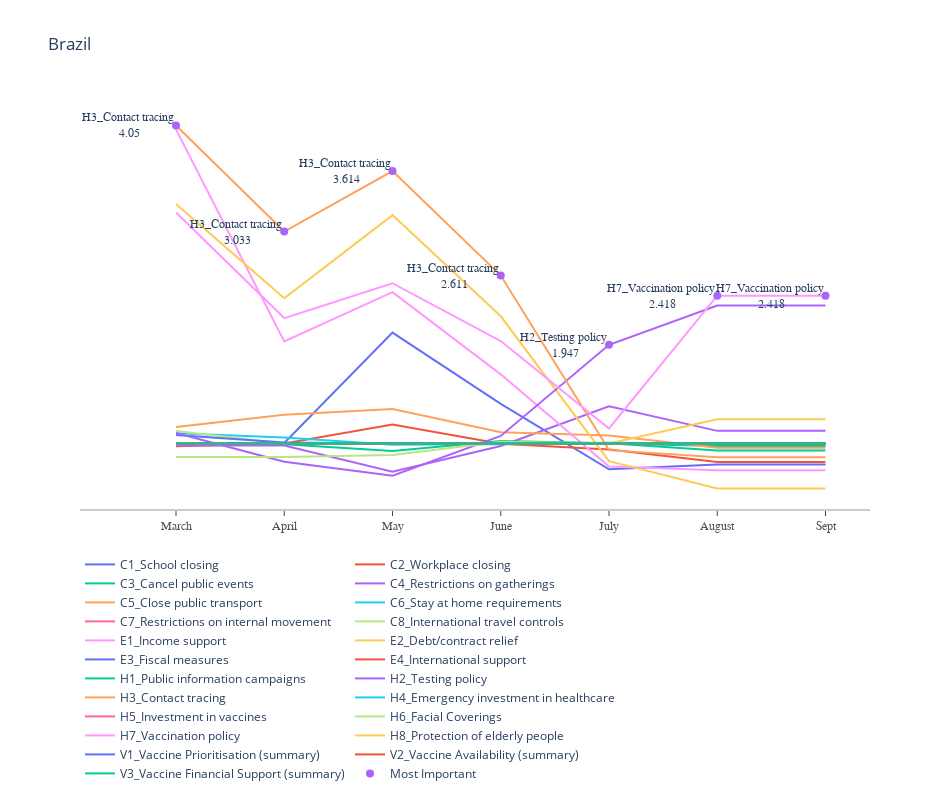
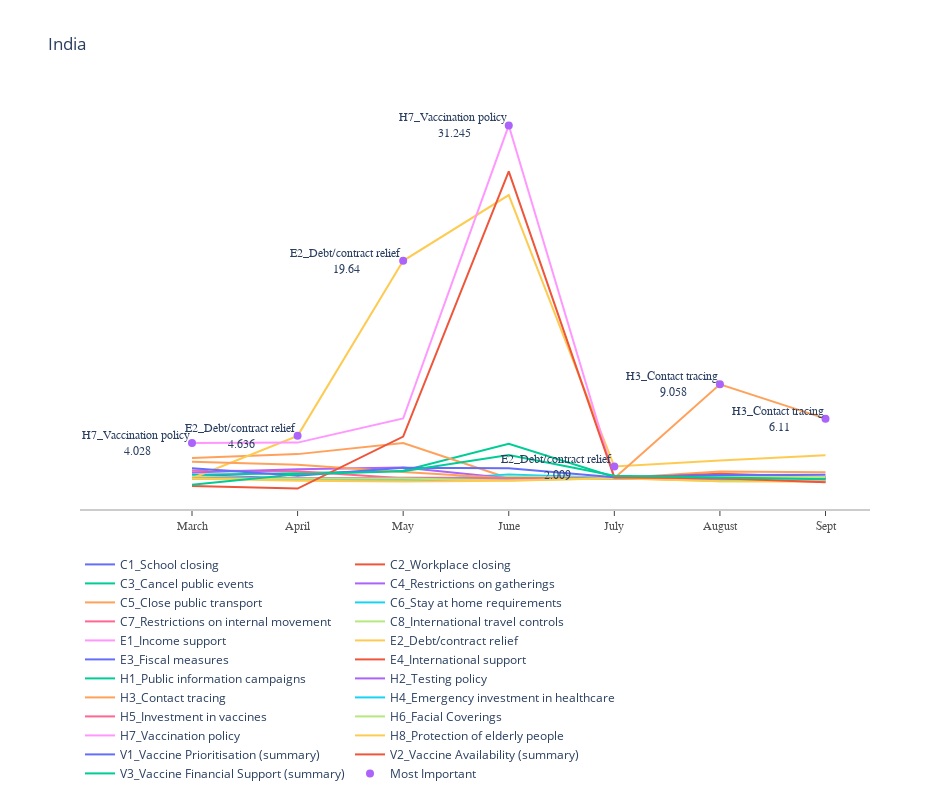
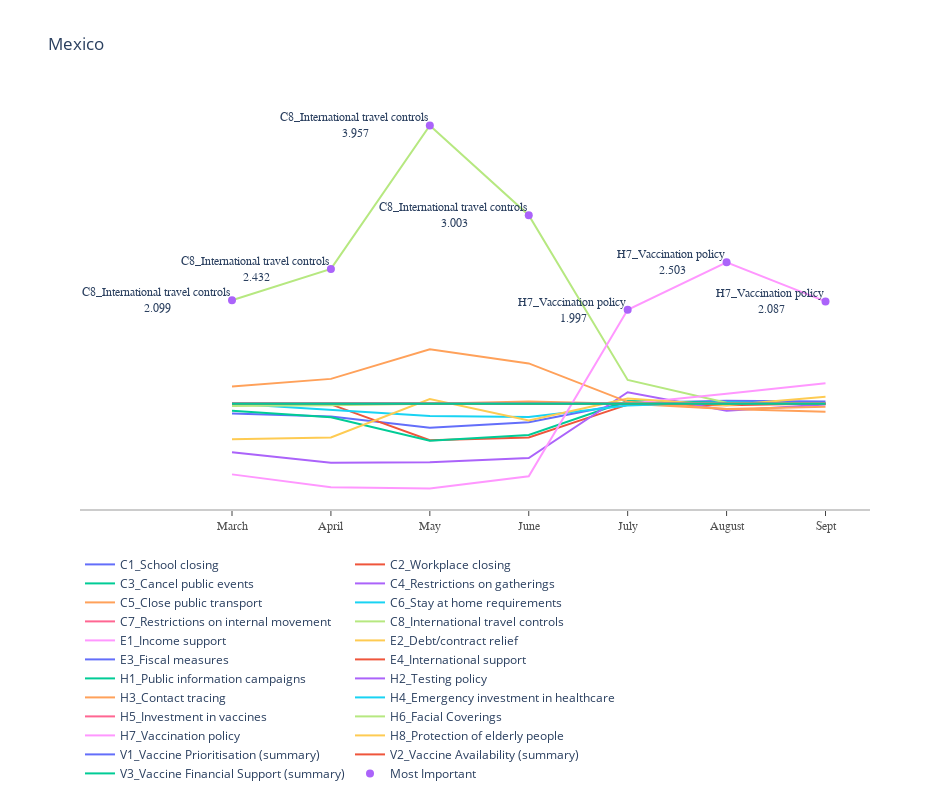
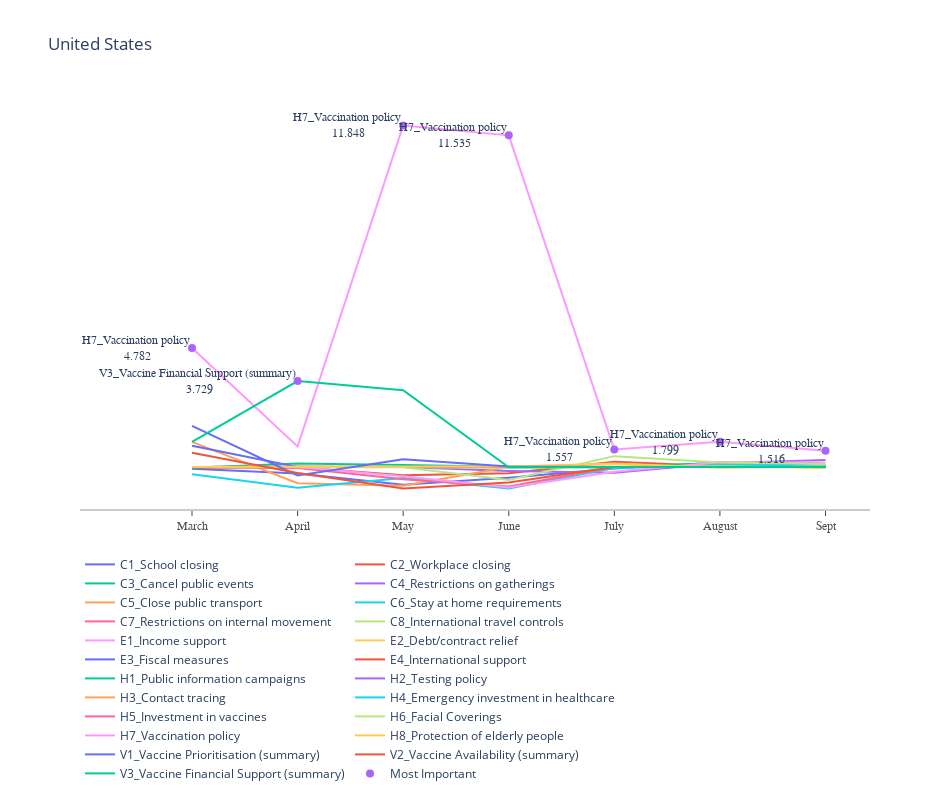

The notebook cell saved with these charts, in order:
### Code cell
for country in countries:
    plot_lines(read_feat_importance_table(country).T, country)

### Figure 1 — Plotly figure (JSON) as saved in the notebook; plotly's stock layout.template omitted (floating-point values rounded to 4 significant figures)
{"data": [{"mode": "lines", "name": "C1_School closing", "showlegend": true, "type": "scatter", "x": ["March", "April", "May", "June", "July", "August", "Sept"], "y": [1, 1.007, 2.064, 1.381, 0.7529, 0.7997, 0.7997]}, {"mode": "lines", "name": "C2_Workplace closing", "showlegend": true, "type": "scatter", "x": ["March", "April", "May", "June", "July", "August", "Sept"], "y": [0.9732, 1, 1.184, 0.9977, 0.9422, 0.823, 0.823]}, {"mode": "lines", "name": "C3_Cancel public events", "showlegend": true, "type": "scatter", "x": ["March", "April", "May", "June", "July", "August", "Sept"], "y": [1, 1, 1, 1, 1, 0.9766, 0.9766]}, {"mode": "lines", "name": "C4_Restrictions on gatherings", "showlegend": true, "type": "scatter", "x": ["March", "April", "May", "June", "July", "August", "Sept"], "y": [0.9824, 0.9817, 0.7296, 0.9772, 1.357, 1.122, 1.122]}, {"mode": "lines", "name": "C5_Close public transport", "showlegend": true, "type": "scatter", "x": ["March", "April", "May", "June", "July", "August", "Sept"], "y": [1.159, 1.277, 1.331, 1.109, 1.077, 0.9601, 0.9601]}, {"mode": "lines", "name": "C6_Stay at home requirements", "showlegend": true, "type": "scatter", "x": ["March", "April", "May", "June", "July", "August", "Sept"], "y": [1.098, 1.058, 0.9899, 0.9942, 1.008, 1, 1]}, {"mode": "lines", "name": "C7_Restrictions on internal movement", "showlegend": true, "type": "scatter", "x": ["March", "April", "May", "June", "July", "August", "Sept"], "y": [1, 1, 1, 1, 1, 1, 1]}, {"mode": "lines", "name": "C8_International travel controls", "showlegend": true, "type": "scatter", "x": ["March", "April", "May", "June", "July", "August", "Sept"], "y": [1.12, 1.0, 0.9966, 1, 1, 1, 1]}, {"mode": "lines", "name": "E1_Income support", "showlegend": true, "type": "scatter", "x": ["March", "April", "May", "June", "July", "August", "Sept"], "y": [4.013, 1.98, 2.452, 1.664, 0.7793, 0.7443, 0.7443]}, {"mode": "lines", "name": "E2_Debt/contract relief", "showlegend": true, "type": "scatter", "x": ["March", "April", "May", "June", "July", "August", "Sept"], "y": [3.297, 2.393, 3.19, 2.221, 0.8313, 0.5688, 0.5688]}, {"mode": "lines", "name": "E3_Fiscal measures", "showlegend": true, "type": "scatter", "x": ["March", "April", "May", "June", "July", "August", "Sept"], "y": [1.083, 1.011, 1, 1, 1, 1, 1]}, {"mode": "lines", "name": "E4_International support", "showlegend": true, "type": "scatter", "x": ["March", "April", "May", "June", "July", "August", "Sept"], "y": [1, 1, 1, 1, 1, 1, 1]}, {"mode": "lines", "name": "H1_Public information campaigns", "showlegend": true, "type": "scatter", "x": ["March", "April", "May", "June", "July", "August", "Sept"], "y": [1, 0.9945, 0.9286, 1.025, 1.003, 0.9331, 0.9331]}, {"mode": "lines", "name": "H2_Testing policy", "showlegend": true, "type": "scatter", "x": ["March", "April", "May", "June", "July", "August", "Sept"], "y": [1.102, 0.826, 0.6923, 1.073, 1.947, 2.324, 2.324]}, {"mode": "lines", "name": "H3_Contact tracing", "showlegend": true, "type": "scatter", "x": ["March", "April", "May", "June", "July", "August", "Sept"], "y": [4.05, 3.033, 3.614, 2.611, 0.9372, 0.8694, 0.8694]}, {"mode": "lines", "name": "H4_Emergency investment in healthcare", "showlegend": true, "type": "scatter", "x": ["March", "April", "May", "June", "July", "August", "Sept"], "y": [1.002, 0.999, 0.9994, 1, 1, 1, 1]}, {"mode": "lines", "name": "H5_Investment in vaccines", "showlegend": true, "type": "scatter", "x": ["March", "April", "May", "June", "July", "August", "Sept"], "y": [0.994, 1, 1, 1, 1, 1, 1]}, {"mode": "lines", "name": "H6_Facial Coverings", "showlegend": true, "type": "scatter", "x": ["March", "April", "May", "June", "July", "August", "Sept"], "y": [0.8705, 0.8717, 0.8897, 1.017, 1, 1, 1]}, {"mode": "lines", "name": "H7_Vaccination policy", "showlegend": true, "type": "scatter", "x": ["March", "April", "May", "June", "July", "August", "Sept"], "y": [3.215, 2.203, 2.537, 1.983, 1.145, 2.418, 2.418]}, {"mode": "lines", "name": "H8_Protection of elderly people", "showlegend": true, "type": "scatter", "x": ["March", "April", "May", "June", "July", "August", "Sept"], "y": [1, 1, 1, 1, 1, 1.232, 1.232]}, {"mode": "lines", "name": "V1_Vaccine Prioritisation (summary)", "showlegend": true, "type": "scatter", "x": ["March", "April", "May", "June", "July", "August", "Sept"], "y": [1, 1, 1, 1, 1, 1, 1]}, {"mode": "lines", "name": "V2_Vaccine Availability (summary)", "showlegend": true, "type": "scatter", "x": ["March", "April", "May", "June", "July", "August", "Sept"], "y": [1, 1, 1, 1, 1, 1, 1]}, {"mode": "lines", "name": "V3_Vaccine Financial Support (summary)", "showlegend": true, "type": "scatter", "x": ["March", "April", "May", "June", "July", "August", "Sept"], "y": [1, 1, 1, 1, 1, 1, 1]}, {"marker": {"size": 8}, "mode": "markers", "name": "Most Important", "type": "scatter", "x": ["March", "April", "May", "June", "July", "August", "Sept"], "y": [4.05, 3.033, 3.614, 2.611, 1.947, 2.418, 2.418]}], "layout": {"annotations": [{"font": {"family": "Arial", "size": 12}, "showarrow": false, "text": "H3_Contact tracing<br> 4.05", "x": "March", "xanchor": "right", "y": 4.05, "yanchor": "middle"}, {"font": {"family": "Arial", "size": 12}, "showarrow": false, "text": "H3_Contact tracing<br> 3.033", "x": "April", "xanchor": "right", "y": 3.033, "yanchor": "middle"}, {"font": {"family": "Arial", "size": 12}, "showarrow": false, "text": "H3_Contact tracing<br> 3.614", "x": "May", "xanchor": "right", "y": 3.614, "yanchor": "middle"}, {"font": {"family": "Arial", "size": 12}, "showarrow": false, "text": "H3_Contact tracing<br> 2.611", "x": "June", "xanchor": "right", "y": 2.611, "yanchor": "middle"}, {"font": {"family": "Arial", "size": 12}, "showarrow": false, "text": "H2_Testing policy<br> 1.947", "x": "July", "xanchor": "right", "y": 1.947, "yanchor": "middle"}, {"font": {"family": "Arial", "size": 12}, "showarrow": false, "text": "H7_Vaccination policy<br> 2.418", "x": "August", "xanchor": "right", "y": 2.418, "yanchor": "middle"}, {"font": {"family": "Arial", "size": 12}, "showarrow": false, "text": "H7_Vaccination policy<br> 2.418", "x": "Sept", "xanchor": "right", "y": 2.418, "yanchor": "middle"}], "height": 800, "legend": {"orientation": "h"}, "plot_bgcolor": "white", "title": {"text": "Brazil"}, "width": 950, "xaxis": {"linecolor": "rgb(204, 204, 204)", "linewidth": 2, "showgrid": false, "showline": true, "showticklabels": true, "tickfont": {"color": "rgb(82, 82, 82)", "family": "Arial", "size": 12}, "ticks": "outside"}, "yaxis": {"showgrid": false, "showline": false, "showticklabels": false, "zeroline": false}}}

### Figure 2 — Plotly figure (JSON) as saved in the notebook; plotly's stock layout.template omitted (floating-point values rounded to 4 significant figures)
{"data": [{"mode": "lines", "name": "C1_School closing", "showlegend": true, "type": "scatter", "x": ["March", "April", "May", "June", "July", "August", "Sept"], "y": [1.311, 0.9514, 0.805, 0.8895, 1.034, 0.983, 0.7009]}, {"mode": "lines", "name": "C2_Workplace closing", "showlegend": true, "type": "scatter", "x": ["March", "April", "May", "June", "July", "August", "Sept"], "y": [1.065, 0.9767, 1.043, 1, 1.014, 0.8126, 1.044]}, {"mode": "lines", "name": "C3_Cancel public events", "showlegend": true, "type": "scatter", "x": ["March", "April", "May", "June", "July", "August", "Sept"], "y": [1.294, 1.429, 1.65, 3.956, 1.113, 0.7793, 0.7351]}, {"mode": "lines", "name": "C4_Restrictions on gatherings", "showlegend": true, "type": "scatter", "x": ["March", "April", "May", "June", "July", "August", "Sept"], "y": [1, 1, 1, 1, 1, 1.053, 1.019]}, {"mode": "lines", "name": "C5_Close public transport", "showlegend": true, "type": "scatter", "x": ["March", "April", "May", "June", "July", "August", "Sept"], "y": [2.73, 3.07, 4.022, 1, 1.002, 1.588, 1.525]}, {"mode": "lines", "name": "C6_Stay at home requirements", "showlegend": true, "type": "scatter", "x": ["March", "April", "May", "June", "July", "August", "Sept"], "y": [1.201, 0.8698, 0.7672, 1.319, 1.017, 0.9953, 0.9888]}, {"mode": "lines", "name": "C7_Restrictions on internal movement", "showlegend": true, "type": "scatter", "x": ["March", "April", "May", "June", "July", "August", "Sept"], "y": [1.671, 1.61, 1, 1, 1, 1, 1]}, {"mode": "lines", "name": "C8_International travel controls", "showlegend": true, "type": "scatter", "x": ["March", "April", "May", "June", "July", "August", "Sept"], "y": [1.13, 0.9659, 0.8866, 1.153, 1.025, 0.7552, 0.7516]}, {"mode": "lines", "name": "E1_Income support", "showlegend": true, "type": "scatter", "x": ["March", "April", "May", "June", "July", "August", "Sept"], "y": [0.9925, 1, 1, 1, 1, 1, 1]}, {"mode": "lines", "name": "E2_Debt/contract relief", "showlegend": true, "type": "scatter", "x": ["March", "April", "May", "June", "July", "August", "Sept"], "y": [1, 4.636, 19.64, 25.27, 2.009, 2.529, 2.981]}, {"mode": "lines", "name": "E3_Fiscal measures", "showlegend": true, "type": "scatter", "x": ["March", "April", "May", "June", "July", "August", "Sept"], "y": [1, 1, 1, 1, 1, 1, 1]}, {"mode": "lines", "name": "E4_International support", "showlegend": true, "type": "scatter", "x": ["March", "April", "May", "June", "July", "August", "Sept"], "y": [1, 1, 1, 1, 0.998, 1.383, 1.111]}, {"mode": "lines", "name": "H1_Public information campaigns", "showlegend": true, "type": "scatter", "x": ["March", "April", "May", "June", "July", "August", "Sept"], "y": [1, 1, 1, 1, 1, 1, 1]}, {"mode": "lines", "name": "H2_Testing policy", "showlegend": true, "type": "scatter", "x": ["March", "April", "May", "June", "July", "August", "Sept"], "y": [1.494, 1.777, 1.928, 1, 1, 0.9986, 1.119]}, {"mode": "lines", "name": "H3_Contact tracing", "showlegend": true, "type": "scatter", "x": ["March", "April", "May", "June", "July", "August", "Sept"], "y": [2.426, 2.152, 1.533, 1, 1.002, 9.058, 6.11]}, {"mode": "lines", "name": "H4_Emergency investment in healthcare", "showlegend": true, "type": "scatter", "x": ["March", "April", "May", "June", "July", "August", "Sept"], "y": [1, 1, 1, 1, 1, 1, 1]}, {"mode": "lines", "name": "H5_Investment in vaccines", "showlegend": true, "type": "scatter", "x": ["March", "April", "May", "June", "July", "August", "Sept"], "y": [1, 1, 1, 1, 1, 1, 1]}, {"mode": "lines", "name": "H6_Facial Coverings", "showlegend": true, "type": "scatter", "x": ["March", "April", "May", "June", "July", "August", "Sept"], "y": [0.9603, 0.9545, 0.9802, 0.8043, 0.9951, 1.101, 1.107]}, {"mode": "lines", "name": "H7_Vaccination policy", "showlegend": true, "type": "scatter", "x": ["March", "April", "May", "June", "July", "August", "Sept"], "y": [4.028, 4.056, 6.127, 31.25, 1.03, 1.035, 0.8387]}, {"mode": "lines", "name": "H8_Protection of elderly people", "showlegend": true, "type": "scatter", "x": ["March", "April", "May", "June", "July", "August", "Sept"], "y": [0.9746, 0.7949, 0.7338, 0.7975, 1.005, 0.7412, 0.7316]}, {"mode": "lines", "name": "V1_Vaccine Prioritisation (summary)", "showlegend": true, "type": "scatter", "x": ["March", "April", "May", "June", "July", "August", "Sept"], "y": [1.855, 1.226, 1.913, 1.866, 1.087, 1.291, 1.308]}, {"mode": "lines", "name": "V2_Vaccine Availability (summary)", "showlegend": true, "type": "scatter", "x": ["March", "April", "May", "June", "July", "August", "Sept"], "y": [0.3463, 0.1192, 4.572, 27.31, 1.076, 1.003, 0.6682]}, {"mode": "lines", "name": "V3_Vaccine Financial Support (summary)", "showlegend": true, "type": "scatter", "x": ["March", "April", "May", "June", "July", "August", "Sept"], "y": [0.4524, 1.339, 1.593, 3.003, 1.209, 1.06, 0.924]}, {"marker": {"size": 8}, "mode": "markers", "name": "Most Important", "type": "scatter", "x": ["March", "April", "May", "June", "July", "August", "Sept"], "y": [4.028, 4.636, 19.64, 31.25, 2.009, 9.058, 6.11]}], "layout": {"annotations": [{"font": {"family": "Arial", "size": 12}, "showarrow": false, "text": "H7_Vaccination policy<br> 4.028", "x": "March", "xanchor": "right", "y": 4.028, "yanchor": "middle"}, {"font": {"family": "Arial", "size": 12}, "showarrow": false, "text": "E2_Debt/contract relief<br> 4.636", "x": "April", "xanchor": "right", "y": 4.636, "yanchor": "middle"}, {"font": {"family": "Arial", "size": 12}, "showarrow": false, "text": "E2_Debt/contract relief<br> 19.64", "x": "May", "xanchor": "right", "y": 19.64, "yanchor": "middle"}, {"font": {"family": "Arial", "size": 12}, "showarrow": false, "text": "H7_Vaccination policy<br> 31.245", "x": "June", "xanchor": "right", "y": 31.25, "yanchor": "middle"}, {"font": {"family": "Arial", "size": 12}, "showarrow": false, "text": "E2_Debt/contract relief<br> 2.009", "x": "July", "xanchor": "right", "y": 2.009, "yanchor": "middle"}, {"font": {"family": "Arial", "size": 12}, "showarrow": false, "text": "H3_Contact tracing<br> 9.058", "x": "August", "xanchor": "right", "y": 9.058, "yanchor": "middle"}, {"font": {"family": "Arial", "size": 12}, "showarrow": false, "text": "H3_Contact tracing<br> 6.11", "x": "Sept", "xanchor": "right", "y": 6.11, "yanchor": "middle"}], "height": 800, "legend": {"orientation": "h"}, "plot_bgcolor": "white", "title": {"text": "India"}, "width": 950, "xaxis": {"linecolor": "rgb(204, 204, 204)", "linewidth": 2, "showgrid": false, "showline": true, "showticklabels": true, "tickfont": {"color": "rgb(82, 82, 82)", "family": "Arial", "size": 12}, "ticks": "outside"}, "yaxis": {"showgrid": false, "showline": false, "showticklabels": false, "zeroline": false}}}

### Figure 3 — Plotly figure (JSON) as saved in the notebook; plotly's stock layout.template omitted (floating-point values rounded to 4 significant figures)
{"data": [{"mode": "lines", "name": "C1_School closing", "showlegend": true, "type": "scatter", "x": ["March", "April", "May", "June", "July", "August", "Sept"], "y": [0.8942, 0.8638, 0.7432, 0.8019, 1.006, 1.032, 1.022]}, {"mode": "lines", "name": "C2_Workplace closing", "showlegend": true, "type": "scatter", "x": ["March", "April", "May", "June", "July", "August", "Sept"], "y": [0.9918, 0.9922, 0.6108, 0.6403, 0.9894, 0.9821, 1.002]}, {"mode": "lines", "name": "C3_Cancel public events", "showlegend": true, "type": "scatter", "x": ["March", "April", "May", "June", "July", "August", "Sept"], "y": [0.9234, 0.8563, 0.6061, 0.667, 1.027, 1.01, 1.002]}, {"mode": "lines", "name": "C4_Restrictions on gatherings", "showlegend": true, "type": "scatter", "x": ["March", "April", "May", "June", "July", "August", "Sept"], "y": [0.4838, 0.3711, 0.377, 0.4212, 1.121, 0.9256, 0.992]}, {"mode": "lines", "name": "C5_Close public transport", "showlegend": true, "type": "scatter", "x": ["March", "April", "May", "June", "July", "August", "Sept"], "y": [1, 1, 1, 1.022, 0.9994, 0.944, 0.9143]}, {"mode": "lines", "name": "C6_Stay at home requirements", "showlegend": true, "type": "scatter", "x": ["March", "April", "May", "June", "July", "August", "Sept"], "y": [0.9997, 0.9318, 0.8683, 0.857, 0.9806, 1.015, 0.9964]}, {"mode": "lines", "name": "C7_Restrictions on internal movement", "showlegend": true, "type": "scatter", "x": ["March", "April", "May", "June", "July", "August", "Sept"], "y": [1, 1, 1, 1, 1, 1, 1]}, {"mode": "lines", "name": "C8_International travel controls", "showlegend": true, "type": "scatter", "x": ["March", "April", "May", "June", "July", "August", "Sept"], "y": [2.099, 2.432, 3.957, 3.003, 1.252, 1.01, 1]}, {"mode": "lines", "name": "E1_Income support", "showlegend": true, "type": "scatter", "x": ["March", "April", "May", "June", "July", "August", "Sept"], "y": [1, 1, 1, 1, 1, 1.104, 1.217]}, {"mode": "lines", "name": "E2_Debt/contract relief", "showlegend": true, "type": "scatter", "x": ["March", "April", "May", "June", "July", "August", "Sept"], "y": [0.6224, 0.6409, 1.05, 0.8204, 1.054, 0.9826, 1.074]}, {"mode": "lines", "name": "E3_Fiscal measures", "showlegend": true, "type": "scatter", "x": ["March", "April", "May", "June", "July", "August", "Sept"], "y": [0.9998, 0.999, 0.9996, 1, 1, 1, 1]}, {"mode": "lines", "name": "E4_International support", "showlegend": true, "type": "scatter", "x": ["March", "April", "May", "June", "July", "August", "Sept"], "y": [1, 1, 1, 1, 1, 1, 1]}, {"mode": "lines", "name": "H1_Public information campaigns", "showlegend": true, "type": "scatter", "x": ["March", "April", "May", "June", "July", "August", "Sept"], "y": [1, 1, 1, 1, 1, 0.9957, 0.9961]}, {"mode": "lines", "name": "H2_Testing policy", "showlegend": true, "type": "scatter", "x": ["March", "April", "May", "June", "July", "August", "Sept"], "y": [1, 1, 1, 1, 1, 1, 1]}, {"mode": "lines", "name": "H3_Contact tracing", "showlegend": true, "type": "scatter", "x": ["March", "April", "May", "June", "July", "August", "Sept"], "y": [1.181, 1.263, 1.577, 1.428, 1.02, 0.9429, 0.9682]}, {"mode": "lines", "name": "H4_Emergency investment in healthcare", "showlegend": true, "type": "scatter", "x": ["March", "April", "May", "June", "July", "August", "Sept"], "y": [1, 1, 1, 1, 1, 1, 1]}, {"mode": "lines", "name": "H5_Investment in vaccines", "showlegend": true, "type": "scatter", "x": ["March", "April", "May", "June", "July", "August", "Sept"], "y": [1, 1, 1, 1, 1, 1, 1]}, {"mode": "lines", "name": "H6_Facial Coverings", "showlegend": true, "type": "scatter", "x": ["March", "April", "May", "June", "July", "August", "Sept"], "y": [0.9752, 0.9829, 1, 1, 1, 1, 0.998]}, {"mode": "lines", "name": "H7_Vaccination policy", "showlegend": true, "type": "scatter", "x": ["March", "April", "May", "June", "July", "August", "Sept"], "y": [0.2483, 0.1112, 0.09772, 0.2275, 1.997, 2.503, 2.087]}, {"mode": "lines", "name": "H8_Protection of elderly people", "showlegend": true, "type": "scatter", "x": ["March", "April", "May", "June", "July", "August", "Sept"], "y": [1, 1, 1, 1, 1, 1, 1]}, {"mode": "lines", "name": "V1_Vaccine Prioritisation (summary)", "showlegend": true, "type": "scatter", "x": ["March", "April", "May", "June", "July", "August", "Sept"], "y": [1, 1, 1, 1, 1, 1, 1]}, {"mode": "lines", "name": "V2_Vaccine Availability (summary)", "showlegend": true, "type": "scatter", "x": ["March", "April", "May", "June", "July", "August", "Sept"], "y": [1, 1, 1, 1, 1, 1, 1]}, {"mode": "lines", "name": "V3_Vaccine Financial Support (summary)", "showlegend": true, "type": "scatter", "x": ["March", "April", "May", "June", "July", "August", "Sept"], "y": [1, 1, 1, 1, 1, 1, 1]}, {"marker": {"size": 8}, "mode": "markers", "name": "Most Important", "type": "scatter", "x": ["March", "April", "May", "June", "July", "August", "Sept"], "y": [2.099, 2.432, 3.957, 3.003, 1.997, 2.503, 2.087]}], "layout": {"annotations": [{"font": {"family": "Arial", "size": 12}, "showarrow": false, "text": "C8_International travel controls<br> 2.099", "x": "March", "xanchor": "right", "y": 2.099, "yanchor": "middle"}, {"font": {"family": "Arial", "size": 12}, "showarrow": false, "text": "C8_International travel controls<br> 2.432", "x": "April", "xanchor": "right", "y": 2.432, "yanchor": "middle"}, {"font": {"family": "Arial", "size": 12}, "showarrow": false, "text": "C8_International travel controls<br> 3.957", "x": "May", "xanchor": "right", "y": 3.957, "yanchor": "middle"}, {"font": {"family": "Arial", "size": 12}, "showarrow": false, "text": "C8_International travel controls<br> 3.003", "x": "June", "xanchor": "right", "y": 3.003, "yanchor": "middle"}, {"font": {"family": "Arial", "size": 12}, "showarrow": false, "text": "H7_Vaccination policy<br> 1.997", "x": "July", "xanchor": "right", "y": 1.997, "yanchor": "middle"}, {"font": {"family": "Arial", "size": 12}, "showarrow": false, "text": "H7_Vaccination policy<br> 2.503", "x": "August", "xanchor": "right", "y": 2.503, "yanchor": "middle"}, {"font": {"family": "Arial", "size": 12}, "showarrow": false, "text": "H7_Vaccination policy<br> 2.087", "x": "Sept", "xanchor": "right", "y": 2.087, "yanchor": "middle"}], "height": 800, "legend": {"orientation": "h"}, "plot_bgcolor": "white", "title": {"text": "Mexico"}, "width": 950, "xaxis": {"linecolor": "rgb(204, 204, 204)", "linewidth": 2, "showgrid": false, "showline": true, "showticklabels": true, "tickfont": {"color": "rgb(82, 82, 82)", "family": "Arial", "size": 12}, "ticks": "outside"}, "yaxis": {"showgrid": false, "showline": false, "showticklabels": false, "zeroline": false}}}

### Figure 4 — Plotly figure (JSON) as saved in the notebook; plotly's stock layout.template omitted (floating-point values rounded to 4 significant figures)
{"data": [{"mode": "lines", "name": "C1_School closing", "showlegend": true, "type": "scatter", "x": ["March", "April", "May", "June", "July", "August", "Sept"], "y": [0.9468, 0.7924, 0.436, 0.662, 0.952, 1.143, 1.028]}, {"mode": "lines", "name": "C2_Workplace closing", "showlegend": true, "type": "scatter", "x": ["March", "April", "May", "June", "July", "August", "Sept"], "y": [0.9791, 0.9953, 0.7395, 0.801, 1.166, 1.024, 1.028]}, {"mode": "lines", "name": "C3_Cancel public events", "showlegend": true, "type": "scatter", "x": ["March", "April", "May", "June", "July", "August", "Sept"], "y": [0.9756, 1.111, 1.062, 1.008, 0.981, 1.131, 1.019]}, {"mode": "lines", "name": "C4_Restrictions on gatherings", "showlegend": true, "type": "scatter", "x": ["March", "April", "May", "June", "July", "August", "Sept"], "y": [1, 1, 1, 0.8736, 0.8191, 1.117, 1.226]}, {"mode": "lines", "name": "C5_Close public transport", "showlegend": true, "type": "scatter", "x": ["March", "April", "May", "June", "July", "August", "Sept"], "y": [1.799, 0.4873, 0.4051, 1, 1, 1, 1]}, {"mode": "lines", "name": "C6_Stay at home requirements", "showlegend": true, "type": "scatter", "x": ["March", "April", "May", "June", "July", "August", "Sept"], "y": [0.7677, 0.344, 0.649, 0.321, 0.97, 1.074, 1.046]}, {"mode": "lines", "name": "C7_Restrictions on internal movement", "showlegend": true, "type": "scatter", "x": ["March", "April", "May", "June", "July", "August", "Sept"], "y": [1, 0.9677, 0.6102, 0.3813, 0.9982, 1, 1]}, {"mode": "lines", "name": "C8_International travel controls", "showlegend": true, "type": "scatter", "x": ["March", "April", "May", "June", "July", "August", "Sept"], "y": [1, 1, 1, 0.9667, 0.9964, 1, 1]}, {"mode": "lines", "name": "E1_Income support", "showlegend": true, "type": "scatter", "x": ["March", "April", "May", "June", "July", "August", "Sept"], "y": [1, 1, 0.7087, 0.3516, 0.8507, 1.153, 1.139]}, {"mode": "lines", "name": "E2_Debt/contract relief", "showlegend": true, "type": "scatter", "x": ["March", "April", "May", "June", "July", "August", "Sept"], "y": [1, 1, 1, 1, 1, 1.022, 0.97]}, {"mode": "lines", "name": "E3_Fiscal measures", "showlegend": true, "type": "scatter", "x": ["March", "April", "May", "June", "July", "August", "Sept"], "y": [1.672, 1, 1, 1, 1, 1, 1]}, {"mode": "lines", "name": "E4_International support", "showlegend": true, "type": "scatter", "x": ["March", "April", "May", "June", "July", "August", "Sept"], "y": [1.0, 1.0, 1, 1, 1, 1, 1]}, {"mode": "lines", "name": "H1_Public information campaigns", "showlegend": true, "type": "scatter", "x": ["March", "April", "May", "June", "July", "August", "Sept"], "y": [1, 1, 1, 1, 1, 1, 1]}, {"mode": "lines", "name": "H2_Testing policy", "showlegend": true, "type": "scatter", "x": ["March", "April", "May", "June", "July", "August", "Sept"], "y": [1, 1, 1, 1, 1, 1, 1]}, {"mode": "lines", "name": "H3_Contact tracing", "showlegend": true, "type": "scatter", "x": ["March", "April", "May", "June", "July", "August", "Sept"], "y": [1, 1, 1, 1, 1, 1, 1]}, {"mode": "lines", "name": "H4_Emergency investment in healthcare", "showlegend": true, "type": "scatter", "x": ["March", "April", "May", "June", "July", "August", "Sept"], "y": [1, 1.0, 1, 1, 1, 1, 1]}, {"mode": "lines", "name": "H5_Investment in vaccines", "showlegend": true, "type": "scatter", "x": ["March", "April", "May", "June", "July", "August", "Sept"], "y": [0.9993, 1.019, 0.9996, 1, 1, 1, 1]}, {"mode": "lines", "name": "H6_Facial Coverings", "showlegend": true, "type": "scatter", "x": ["March", "April", "May", "June", "July", "August", "Sept"], "y": [1.0, 1, 0.9947, 0.5896, 1.345, 1.146, 1.099]}, {"mode": "lines", "name": "H7_Vaccination policy", "showlegend": true, "type": "scatter", "x": ["March", "April", "May", "June", "July", "August", "Sept"], "y": [4.782, 1.652, 11.85, 11.53, 1.557, 1.799, 1.516]}, {"mode": "lines", "name": "H8_Protection of elderly people", "showlegend": true, "type": "scatter", "x": ["March", "April", "May", "June", "July", "August", "Sept"], "y": [1, 1, 1, 1.017, 1.115, 0.9781, 1.016]}, {"mode": "lines", "name": "V1_Vaccine Prioritisation (summary)", "showlegend": true, "type": "scatter", "x": ["March", "April", "May", "June", "July", "August", "Sept"], "y": [2.307, 0.7295, 1.248, 1.018, 0.9989, 1, 1]}, {"mode": "lines", "name": "V2_Vaccine Availability (summary)", "showlegend": true, "type": "scatter", "x": ["March", "April", "May", "June", "July", "August", "Sept"], "y": [1.45, 0.8088, 0.3157, 0.5097, 1, 1, 1]}, {"mode": "lines", "name": "V3_Vaccine Financial Support (summary)", "showlegend": true, "type": "scatter", "x": ["March", "April", "May", "June", "July", "August", "Sept"], "y": [1.795, 3.729, 3.439, 0.9922, 1, 1, 1]}, {"marker": {"size": 8}, "mode": "markers", "name": "Most Important", "type": "scatter", "x": ["March", "April", "May", "June", "July", "August", "Sept"], "y": [4.782, 3.729, 11.85, 11.53, 1.557, 1.799, 1.516]}], "layout": {"annotations": [{"font": {"family": "Arial", "size": 12}, "showarrow": false, "text": "H7_Vaccination policy<br> 4.782", "x": "March", "xanchor": "right", "y": 4.782, "yanchor": "middle"}, {"font": {"family": "Arial", "size": 12}, "showarrow": false, "text": "V3_Vaccine Financial Support (summary)<br> 3.729", "x": "April", "xanchor": "right", "y": 3.729, "yanchor": "middle"}, {"font": {"family": "Arial", "size": 12}, "showarrow": false, "text": "H7_Vaccination policy<br> 11.848", "x": "May", "xanchor": "right", "y": 11.85, "yanchor": "middle"}, {"font": {"family": "Arial", "size": 12}, "showarrow": false, "text": "H7_Vaccination policy<br> 11.535", "x": "June", "xanchor": "right", "y": 11.53, "yanchor": "middle"}, {"font": {"family": "Arial", "size": 12}, "showarrow": false, "text": "H7_Vaccination policy<br> 1.557", "x": "July", "xanchor": "right", "y": 1.557, "yanchor": "middle"}, {"font": {"family": "Arial", "size": 12}, "showarrow": false, "text": "H7_Vaccination policy<br> 1.799", "x": "August", "xanchor": "right", "y": 1.799, "yanchor": "middle"}, {"font": {"family": "Arial", "size": 12}, "showarrow": false, "text": "H7_Vaccination policy<br> 1.516", "x": "Sept", "xanchor": "right", "y": 1.516, "yanchor": "middle"}], "height": 800, "legend": {"orientation": "h"}, "plot_bgcolor": "white", "title": {"text": "United States"}, "width": 950, "xaxis": {"linecolor": "rgb(204, 204, 204)", "linewidth": 2, "showgrid": false, "showline": true, "showticklabels": true, "tickfont": {"color": "rgb(82, 82, 82)", "family": "Arial", "size": 12}, "ticks": "outside"}, "yaxis": {"showgrid": false, "showline": false, "showticklabels": false, "zeroline": false}}}
